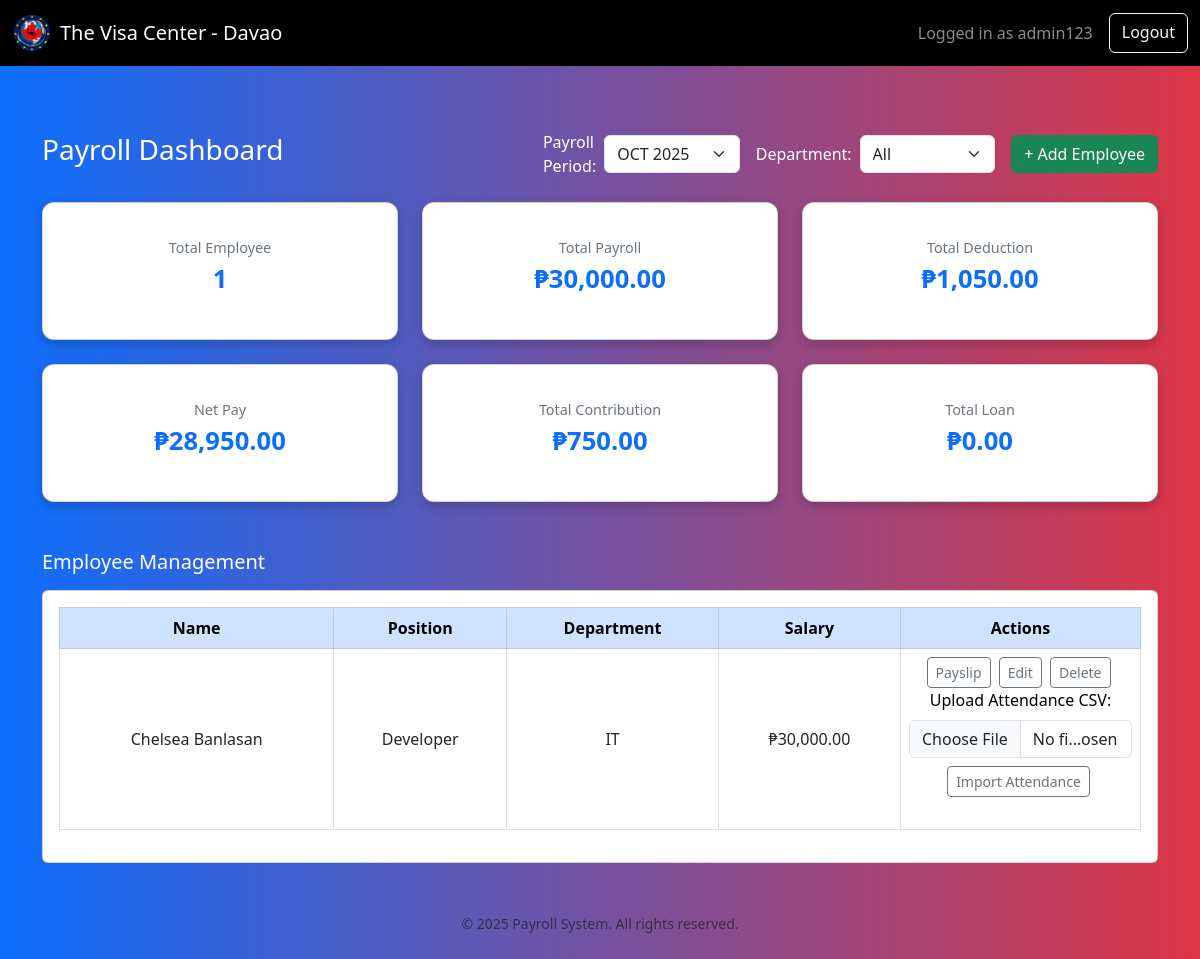
The app's page /dashboard (signed in) with its own data.
### tables this page shows
CREATE TABLE users (
            id INTEGER PRIMARY KEY AUTOINCREMENT,
            username TEXT UNIQUE NOT NULL,
            password TEXT NOT NULL
        , role TEXT DEFAULT "user", status TEXT DEFAULT "approved");

CREATE TABLE employees (
    id INTEGER PRIMARY KEY AUTOINCREMENT,
    name TEXT NOT NULL,
    position TEXT NOT NULL,
    department TEXT NOT NULL,
    salary REAL NOT NULL,
    payroll_period TEXT NOT NULL
, date TEXT, photo TEXT, hourly_rate REAL);

### app.py (the view)
@app.route('/dashboard', methods=['GET'])
@login_required
def dashboard():
    conn = sqlite3.connect('database.db')
    conn.row_factory = sqlite3.Row
    c = conn.cursor()
    c.execute('SELECT DISTINCT payroll_period FROM employees WHERE payroll_period IS NOT NULL ORDER BY payroll_period DESC')
    periods = [row[0] for row in c.fetchall()]
    c.execute('SELECT DISTINCT department FROM employees WHERE department IS NOT NULL ORDER BY department')
    departments = [row[0] for row in c.fetchall()]
    selected_period = request.args.get('period') or (periods[0] if periods else None)
    selected_department = request.args.get('department_filter') or ''
    query = 'SELECT id, name, position, department, salary, payroll_period FROM employees WHERE 1=1'
    params = []
    if selected_period:
        query += ' AND payroll_period = ?'
        params.append(selected_period)
    if selected_department:
        query += ' AND department = ?'
        params.append(selected_department)
    c.execute(query, params)
    employees = [dict(row) for row in c.fetchall()]
    total_employees = len(employees)
    total_salary = sum(emp['salary'] or 0 for emp in employees)
    total_sss = 0
    total_philhealth = 0
    total_pagibig = 0
    net_total = 0
    for emp in employees:
        salary = emp['salary'] or 0
        sss = salary * 0.01
        philhealth = salary * 0.015
        pagibig = salary * 0.01
        net_salary = salary - (sss + philhealth + pagibig)
        emp['net_salary'] = net_salary
        emp['sss'] = sss
        emp['philhealth'] = philhealth
        emp['pagibig'] = pagibig
        total_sss += sss
        total_philhealth += philhealth
        total_pagibig += pagibig
        net_total += net_salary
    conn.close()
    return render_template('dashboard.html',
        total_employees=total_employees,
        total_payroll=total_salary,
        total_deduction=total_sss + total_philhealth + total_pagibig,
        net_pay=net_total,
        total_contribution=total_philhealth + total_pagibig,
        total_loan=0,  # Update if you track loans
        employees=employees,
        periods=periods,
        departments=departments,
        selected_period=selected_period,
        selected_department=selected_department
    )# 📊 Employee Breakdown View

### app.py (called while the page is built)
@app.context_processor
def inject_year():
    return {'current_year': datetime.now().year}

@login_manager.user_loader
def load_user(user_id):
    conn = sqlite3.connect('database.db')
    c = conn.cursor()
    c.execute('SELECT * FROM users WHERE id = ?', (user_id,))
    row = c.fetchone()
    conn.close()
    return User(*row) if row else None

### templates/dashboard.html (shortened to what this page needs)
{% extends 'base.html' %}
{% block content %}
<div class="dashboard-wrapper container py-4">
  <div class="d-flex justify-content-between align-items-center mb-4">
    <h3 class="text-white">Payroll Dashboard</h3>
    <div class="d-flex align-items-center">
      <form method="GET" class="d-flex align-items-center me-3">
        <label for="period" class="text-white me-2">Payroll Period:</label>
        <select name="period" id="period" class="form-select me-3" onchange="this.form.submit()">
          {% for period in periods %}
            <option value="{{ period }}" {% if period == selected_period %}selected{% endif %}>{{ period }}</option>
          {% endfor %}
        </select>
        <label for="department_filter" class="text-white me-2">Department:</label>
        <select name="department_filter" id="department_filter" class="form-select" onchange="this.form.submit()">
          <option value="">All</option>
        </select>
      </form>
      <a href="/add" class="btn btn-success">+ Add Employee</a>
    </div>
  </div>
  <div class="row g-4">
    {% for label, value in [
      ('Total Employee', total_employees),
      ('Total Payroll', total_payroll),
      ('Total Deduction', total_deduction),
      ('Net Pay', net_pay),
      ('Total Contribution', total_contribution),
      ('Total Loan', total_loan)
    ] %}
    <div class="col-md-4">
      <div class="card summary-card text-center">
        <div class="card-body">
          <h6>{{ label }}</h6>
          {% if label == 'Total Employee' %}
            <h2>{{ value or 0 }}</h2>
          {% else %}
            <h2>₱{{ "{:,.2f}".format(value or 0) }}</h2>
          {% endif %}
        </div>
      </div>
    </div>
    {% endfor %}
  </div>
  <div class="mt-5">
    <h5 class="text-white mb-3">Employee Management</h5>
    <div class="card p-3">
      <table class="table table-bordered table-hover align-middle">
        <thead class="table-primary">
          <tr>
            <th>Name</th>
            <th>Position</th>
            <th>Department</th>
            <th>Salary</th>
            <th style="width: 240px;">Actions</th>
          </tr>
        </thead>
        <tbody>
          {% for emp in employees %}
          <tr>
            <td>{{ emp.name }}</td>
            <td>{{ emp.position }}</td>
            <td>{{ emp.department }}</td>
            <td>₱{{ "{:,.2f}".format(emp.salary or 0) }}</td>
            <td>
              <a href="/payroll/{{ emp.id }}/pdf" class="btn btn-sm btn-outline-secondary me-1">Payslip</a>
              <a href="/edit/{{ emp.id }}" class="btn btn-sm btn-outline-secondary me-1">Edit</a>
              <form action="{{ url_for('delete', emp_id=emp.id) }}" method="POST" class="d-inline-block">
                <button type="submit"
                            class="btn btn-sm btn-outline-secondary me-1"
                            onclick="return confirm('Delete {{ emp.name }}?')">
                    Delete
                </button>
                </form>
                <form action="{{ url_for('upload_attendance') }}" method="POST" enctype="multipart/form-data" class="mb-4">
                        <label for="attendance_file" class="form-label text-black">Upload Attendance CSV:</label>
                        <input type="file" name="attendance_file" id="attendance_file" class="form-control mb-2" accept=".csv" required>
                        <button type="submit" class="btn btn-sm btn-outline-secondary me-1">Import Attendance</button>
                </form>
            </td>
          </tr>
          {% else %}
          <tr>
            <td colspan="5" class="text-center text-muted">No employees found for this period and department.</td>
          </tr>
          {% endfor %}
        </tbody>
      </table>
    </div>
  </div>
</div>
{% endblock %}

### templates/base.html (shortened to what this page needs)
<!DOCTYPE html>
<html lang="en">
<head>
  <link rel="stylesheet" href="https://cdn.jsdelivr.net/npm/bootstrap@5.3.0/dist/css/bootstrap.min.css">
  <link rel="stylesheet" href="https://cdn.jsdelivr.net/npm/bootstrap-icons@1.10.5/font/bootstrap-icons.css">
  <link rel="stylesheet" href="{{ url_for('static', filename='css/style.css') }}">
</head>
<body>
  <nav class="navbar navbar-expand-lg navbar-dark bg-black mb-4">
    <div class="container-fluid">
      <a class="navbar-brand d-flex align-items-center" href="/dashboard">
        <img src="{{ url_for('static', filename='img/raw.png') }}" alt="Logo" height="40" class="me-2">
        <span>The Visa Center - Davao</span>
      </a>
      <div class="d-flex">
        {% if current_user.is_authenticated %}
          <span class="navbar-text me-3">Logged in as {{ current_user.username }}</span>
          <a href="/logout" class="btn btn-outline-light">Logout</a>
        {% else %}
          <a href="/login" class="btn btn-outline-light me-2">Login</a>
          <a href="/register" class="btn btn-light">Register</a>
        {% endif %}
      </div>
    </div>
  </nav>
  {% block content %}{% endblock %}
  <footer class="text-center text-muted py-4">
    <small>&copy; {{ current_year }} Payroll System. All rights reserved.</small>
  </footer>
</body>
</html>

### static/css/style.css (style rules this page uses)
body { background: linear-gradient(to right, #0d6efd, #dc3545); min-height: 100vh; font-family: 'Segoe UI', sans-serif; color: #fff; }
.container { margin-top: 40px; color: #333; }
.summary-card { flex: 1; min-width: 200px; background-color: #f8f9fa; border-radius: 10px; padding: 20px; text-align: center; box-shadow: 0 4px 12px rgba(0, 0, 0, 0.1); }
.summary-card h6 { font-size: 0.9rem; color: #6c757d; }
.summary-card h2 { font-size: 1.6rem; font-weight: 700; color: #0d6efd; }
.table thead { background-color: #0d6efd; color: #fff; }
.table td, .table th { vertical-align: middle; text-align: center; }
body { background: linear-gradient(to right, #0d6efd, #dc3545); font-family: 'Segoe UI', sans-serif; min-height: 100vh; }
.dashboard-wrapper { color: #fff; }
.summary-card { background-color: #fff; border-radius: 12px; box-shadow: 0 4px 12px rgba(0, 0, 0, 0.2); }
.table-primary { background-color: #0d6efd; color: #fff; }

### records on screen
users: username "admin123"
employees: name "Chelsea Banlasan", position "Developer", department "IT", salary "30,000.00"

### other values on screen
{{ label }} "Total Employee" "Total Payroll" "Total Deduction" "Net Pay" "Total Contribution" "Total Loan"
{{ value or 0 }} "1"
{{ "{:,.2f}".format(value or 0) }} "30,000.00" "1,050.00" "28,950.00" "750.00" "0.00"
form field period "OCT 2025"
